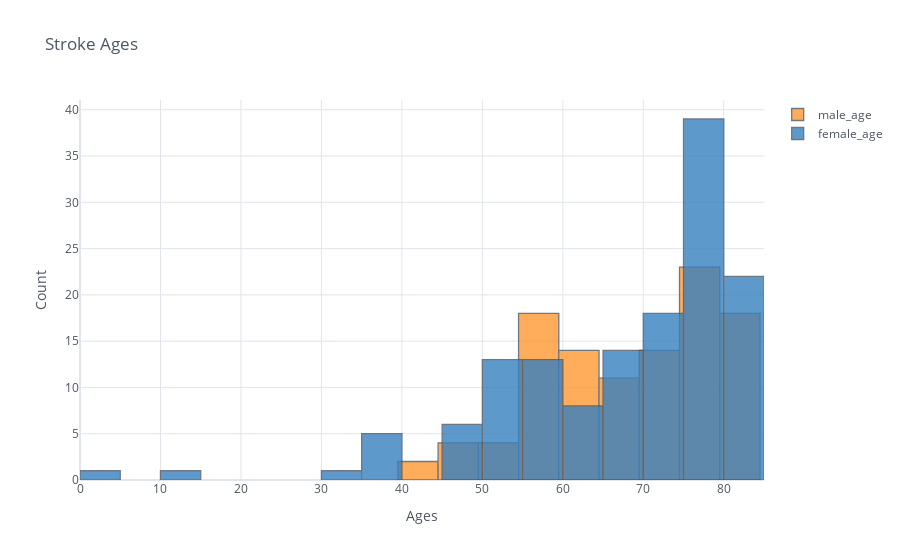

Notebook code cell kept with this figure:
### Code cell
# Age distribution of people who had stroke
stroke = stdf.loc[stdf['stroke']== 1].reset_index()
stroke["male_age"]=stroke[stroke["gender"]=="Male"]["age"]
stroke["female_age"]=stroke[stroke["gender"]=="Female"]["age"]
stroke[["male_age","female_age"]].iplot(kind="histogram", bins=20, theme="white", title="Stroke Ages", xTitle='Ages', yTitle='Count')

### Figure 1 — Plotly figure (JSON) as saved in the notebook; plotly's stock layout.template omitted (floating-point values rounded to 4 significant figures; data arrays with more than 128 entries replaced by an {"elided": "..."} marker saying what was removed)
{"data": [{"histfunc": "count", "histnorm": "", "marker": {"color": "rgba(255, 153, 51, 1.0)", "line": {"color": "#4D5663", "width": 1.3}}, "name": "male_age", "nbinsx": 20, "opacity": 0.8, "orientation": "v", "type": "histogram", "x": {"elided": "249 int values"}}, {"histfunc": "count", "histnorm": "", "marker": {"color": "rgba(55, 128, 191, 1.0)", "line": {"color": "#4D5663", "width": 1.3}}, "name": "female_age", "nbinsx": 20, "opacity": 0.8, "orientation": "v", "type": "histogram", "x": {"elided": "249 float values"}}], "layout": {"barmode": "overlay", "legend": {"bgcolor": "#FFFFFF", "font": {"color": "#4D5663"}}, "paper_bgcolor": "#FFFFFF", "plot_bgcolor": "#FFFFFF", "title": {"font": {"color": "#4D5663"}, "text": "Stroke Ages"}, "xaxis": {"gridcolor": "#E1E5ED", "showgrid": true, "tickfont": {"color": "#4D5663"}, "title": {"font": {"color": "#4D5663"}, "text": "Ages"}, "zerolinecolor": "#E1E5ED"}, "yaxis": {"gridcolor": "#E1E5ED", "showgrid": true, "tickfont": {"color": "#4D5663"}, "title": {"font": {"color": "#4D5663"}, "text": "Count"}, "zerolinecolor": "#E1E5ED"}}}
